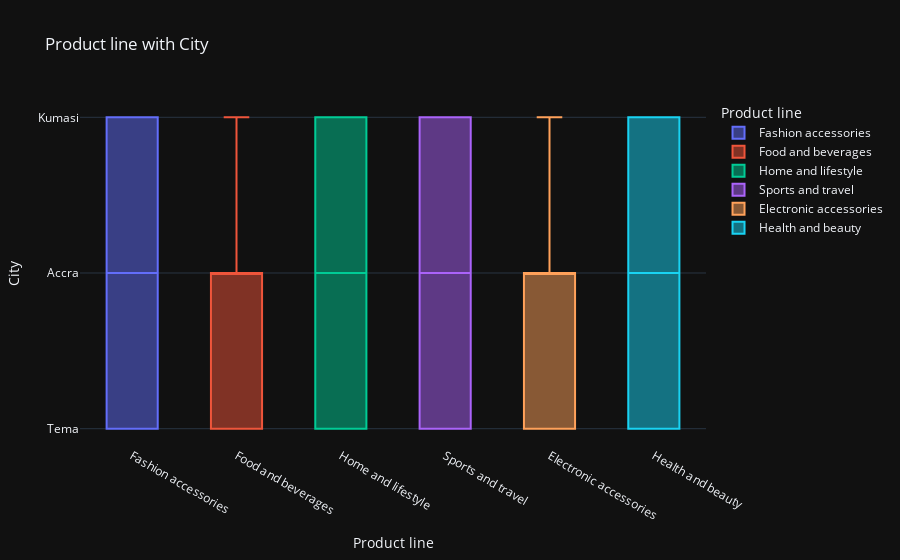

The cell this chart's notebook holds for it:
### Code cell
figure=px.box(df,x='Product line',color='Product line',y='City',template='plotly_dark',title='Product line with City')
figure.show()

### Figure 1 — Plotly figure (JSON) as saved in the notebook; plotly's stock layout.template omitted (floating-point values rounded to 4 significant figures)
{"data": [{"alignmentgroup": "True", "hovertemplate": "Product line=%{x}<br>City=%{y}<extra></extra>", "legendgroup": "Fashion accessories", "marker": {"color": "#636efa"}, "name": "Fashion accessories", "notched": false, "offsetgroup": "Fashion accessories", "orientation": "v", "showlegend": true, "type": "box", "x": ["Fashion accessories", "Fashion accessories", "Fashion accessories", "Fashion accessories", "Fashion accessories", "Fashion accessories", "Fashion accessories", "Fashion accessories", "Fashion accessories", "Fashion accessories", "Fashion accessories", "Fashion accessories", "Fashion accessories", "Fashion accessories", "Fashion accessories", "Fashion accessories", "Fashion accessories", "Fashion accessories", "Fashion accessories", "Fashion accessories", "Fashion accessories", "Fashion accessories", "Fashion accessories", "Fashion accessories", "Fashion accessories", "Fashion accessories", "Fashion accessories", "Fashion accessories", "Fashion accessories", "Fashion accessories", "Fashion accessories", "Fashion accessories", "Fashion accessories", "Fashion accessories", "Fashion accessories", "Fashion accessories", "Fashion accessories"], "x0": " ", "xaxis": "x", "y": ["Tema", "Tema", "Accra", "Kumasi", "Accra", "Kumasi", "Accra", "Kumasi", "Tema", "Accra", "Tema", "Tema", "Tema", "Tema", "Accra", "Kumasi", "Accra", "Accra", "Kumasi", "Tema", "Kumasi", "Kumasi", "Tema", "Accra", "Tema", "Kumasi", "Kumasi", "Accra", "Tema", "Kumasi", "Tema", "Kumasi", "Tema", "Kumasi", "Tema", "Accra", "Tema"], "y0": " ", "yaxis": "y"}, {"alignmentgroup": "True", "hovertemplate": "Product line=%{x}<br>City=%{y}<extra></extra>", "legendgroup": "Food and beverages", "marker": {"color": "#EF553B"}, "name": "Food and beverages", "notched": false, "offsetgroup": "Food and beverages", "orientation": "v", "showlegend": true, "type": "box", "x": ["Food and beverages", "Food and beverages", "Food and beverages", "Food and beverages", "Food and beverages", "Food and beverages", "Food and beverages", "Food and beverages", "Food and beverages", "Food and beverages", "Food and beverages", "Food and beverages", "Food and beverages", "Food and beverages", "Food and beverages", "Food and beverages", "Food and beverages", "Food and beverages", "Food and beverages", "Food and beverages", "Food and beverages", "Food and beverages", "Food and beverages", "Food and beverages", "Food and beverages", "Food and beverages", "Food and beverages", "Food and beverages", "Food and beverages", "Food and beverages", "Food and beverages", "Food and beverages", "Food and beverages", "Food and beverages"], "x0": " ", "xaxis": "x", "y": ["Accra", "Kumasi", "Accra", "Tema", "Tema", "Tema", "Accra", "Kumasi", "Tema", "Tema", "Kumasi", "Accra", "Accra", "Kumasi", "Accra", "Accra", "Accra", "Tema", "Kumasi", "Tema", "Accra", "Tema", "Tema", "Accra", "Accra", "Kumasi", "Tema", "Accra", "Kumasi", "Tema", "Accra", "Accra", "Kumasi", "Accra"], "y0": " ", "yaxis": "y"}, {"alignmentgroup": "True", "hovertemplate": "Product line=%{x}<br>City=%{y}<extra></extra>", "legendgroup": "Home and lifestyle", "marker": {"color": "#00cc96"}, "name": "Home and lifestyle", "notched": false, "offsetgroup": "Home and lifestyle", "orientation": "v", "showlegend": true, "type": "box", "x": ["Home and lifestyle", "Home and lifestyle", "Home and lifestyle", "Home and lifestyle", "Home and lifestyle", "Home and lifestyle", "Home and lifestyle", "Home and lifestyle", "Home and lifestyle", "Home and lifestyle", "Home and lifestyle", "Home and lifestyle", "Home and lifestyle", "Home and lifestyle", "Home and lifestyle", "Home and lifestyle", "Home and lifestyle", "Home and lifestyle", "Home and lifestyle", "Home and lifestyle", "Home and lifestyle", "Home and lifestyle", "Home and lifestyle", "Home and lifestyle", "Home and lifestyle", "Home and lifestyle", "Home and lifestyle", "Home and lifestyle", "Home and lifestyle", "Home and lifestyle", "Home and lifestyle", "Home and lifestyle", "Home and lifestyle"], "x0": " ", "xaxis": "x", "y": ["Tema", "Tema", "Accra", "Kumasi", "Tema", "Tema", "Kumasi", "Accra", "Kumasi", "Accra", "Accra", "Tema", "Accra", "Tema", "Tema", "Kumasi", "Tema", "Kumasi", "Tema", "Tema", "Tema", "Kumasi", "Kumasi", "Accra", "Accra", "Accra", "Accra", "Kumasi", "Accra", "Kumasi", "Kumasi", "Tema", "Tema"], "y0": " ", "yaxis": "y"}, {"alignmentgroup": "True", "hovertemplate": "Product line=%{x}<br>City=%{y}<extra></extra>", "legendgroup": "Sports and travel", "marker": {"color": "#ab63fa"}, "name": "Sports and travel", "notched": false, "offsetgroup": "Sports and travel", "orientation": "v", "showlegend": true, "type": "box", "x": ["Sports and travel", "Sports and travel", "Sports and travel", "Sports and travel", "Sports and travel", "Sports and travel", "Sports and travel", "Sports and travel", "Sports and travel", "Sports and travel", "Sports and travel", "Sports and travel", "Sports and travel", "Sports and travel", "Sports and travel", "Sports and travel", "Sports and travel", "Sports and travel", "Sports and travel", "Sports and travel", "Sports and travel", "Sports and travel", "Sports and travel", "Sports and travel", "Sports and travel", "Sports and travel", "Sports and travel", "Sports and travel", "Sports and travel", "Sports and travel", "Sports and travel", "Sports and travel", "Sports and travel", "Sports and travel"], "x0": " ", "xaxis": "x", "y": ["Accra", "Kumasi", "Kumasi", "Tema", "Tema", "Tema", "Kumasi", "Accra", "Tema", "Tema", "Tema", "Kumasi", "Tema", "Kumasi", "Tema", "Tema", "Kumasi", "Tema", "Kumasi", "Tema", "Tema", "Accra", "Tema", "Tema", "Kumasi", "Tema", "Kumasi", "Accra", "Accra", "Tema", "Accra", "Kumasi", "Accra", "Kumasi"], "y0": " ", "yaxis": "y"}, {"alignmentgroup": "True", "hovertemplate": "Product line=%{x}<br>City=%{y}<extra></extra>", "legendgroup": "Electronic accessories", "marker": {"color": "#FFA15A"}, "name": "Electronic accessories", "notched": false, "offsetgroup": "Electronic accessories", "orientation": "v", "showlegend": true, "type": "box", "x": ["Electronic accessories", "Electronic accessories", "Electronic accessories", "Electronic accessories", "Electronic accessories", "Electronic accessories", "Electronic accessories", "Electronic accessories", "Electronic accessories", "Electronic accessories", "Electronic accessories", "Electronic accessories", "Electronic accessories", "Electronic accessories", "Electronic accessories", "Electronic accessories", "Electronic accessories", "Electronic accessories", "Electronic accessories", "Electronic accessories", "Electronic accessories", "Electronic accessories", "Electronic accessories", "Electronic accessories", "Electronic accessories", "Electronic accessories", "Electronic accessories", "Electronic accessories", "Electronic accessories", "Electronic accessories", "Electronic accessories", "Electronic accessories"], "x0": " ", "xaxis": "x", "y": ["Accra", "Tema", "Kumasi", "Tema", "Kumasi", "Tema", "Accra", "Accra", "Kumasi", "Kumasi", "Accra", "Tema", "Kumasi", "Kumasi", "Tema", "Accra", "Accra", "Tema", "Accra", "Accra", "Tema", "Kumasi", "Tema", "Tema", "Tema", "Accra", "Accra", "Tema", "Accra", "Tema", "Tema", "Tema"], "y0": " ", "yaxis": "y"}, {"alignmentgroup": "True", "hovertemplate": "Product line=%{x}<br>City=%{y}<extra></extra>", "legendgroup": "Health and beauty", "marker": {"color": "#19d3f3"}, "name": "Health and beauty", "notched": false, "offsetgroup": "Health and beauty", "orientation": "v", "showlegend": true, "type": "box", "x": ["Health and beauty", "Health and beauty", "Health and beauty", "Health and beauty", "Health and beauty", "Health and beauty", "Health and beauty", "Health and beauty", "Health and beauty", "Health and beauty", "Health and beauty", "Health and beauty", "Health and beauty", "Health and beauty", "Health and beauty", "Health and beauty", "Health and beauty", "Health and beauty", "Health and beauty", "Health and beauty", "Health and beauty", "Health and beauty", "Health and beauty", "Health and beauty", "Health and beauty", "Health and beauty", "Health and beauty", "Health and beauty"], "x0": " ", "xaxis": "x", "y": ["Tema", "Tema", "Accra", "Accra", "Kumasi", "Accra", "Accra", "Accra", "Tema", "Kumasi", "Accra", "Kumasi", "Accra", "Tema", "Kumasi", "Tema", "Tema", "Accra", "Kumasi", "Tema", "Kumasi", "Kumasi", "Accra", "Accra", "Kumasi", "Kumasi", "Tema", "Tema"], "y0": " ", "yaxis": "y"}], "layout": {"boxmode": "overlay", "legend": {"title": {"text": "Product line"}, "tracegroupgap": 0}, "title": {"text": "Product line with City"}, "xaxis": {"anchor": "y", "categoryarray": ["Fashion accessories", "Food and beverages", "Home and lifestyle", "Sports and travel", "Electronic accessories", "Health and beauty"], "categoryorder": "array", "domain": [0, 1], "title": {"text": "Product line"}}, "yaxis": {"anchor": "x", "domain": [0, 1], "title": {"text": "City"}}}}
